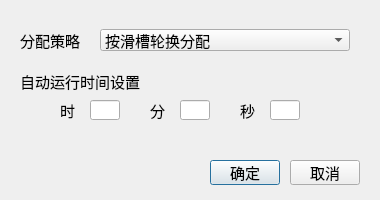
<?xml version="1.0" encoding="UTF-8"?>
<ui version="4.0">
 <class>Policy</class>
 <widget class="QDialog" name="Policy">
  <property name="geometry">
   <rect>
    <x>0</x>
    <y>0</y>
    <width>380</width>
    <height>200</height>
   </rect>
  </property>
  <property name="windowTitle">
   <string>分配策略</string>
  </property>
  <widget class="QComboBox" name="comboBox">
   <property name="geometry">
    <rect>
     <x>100</x>
     <y>29</y>
     <width>250</width>
     <height>22</height>
    </rect>
   </property>
   <property name="font">
    <font>
     <family>黑体</family>
     <pointsize>11</pointsize>
    </font>
   </property>
   <item>
    <property name="text">
     <string>按滑槽轮换分配</string>
    </property>
   </item>
   <item>
    <property name="text">
     <string>按行李均衡分配</string>
    </property>
   </item>
   <item>
    <property name="text">
     <string>按滑槽数量最少分配</string>
    </property>
   </item>
   <item>
    <property name="text">
     <string>按平均分拣用时最短分配</string>
    </property>
   </item>
  </widget>
  <widget class="QLabel" name="label_2">
   <property name="geometry">
    <rect>
     <x>20</x>
     <y>20</y>
     <width>100</width>
     <height>40</height>
    </rect>
   </property>
   <property name="font">
    <font>
     <family>黑体</family>
     <pointsize>11</pointsize>
     <weight>50</weight>
     <italic>false</italic>
     <bold>false</bold>
    </font>
   </property>
   <property name="text">
    <string>分配策略</string>
   </property>
   <property name="alignment">
    <set>Qt::AlignLeading|Qt::AlignLeft|Qt::AlignVCenter</set>
   </property>
  </widget>
  <widget class="QPushButton" name="btnOK">
   <property name="geometry">
    <rect>
     <x>210</x>
     <y>160</y>
     <width>70</width>
     <height>25</height>
    </rect>
   </property>
   <property name="font">
    <font>
     <family>黑体</family>
     <pointsize>11</pointsize>
    </font>
   </property>
   <property name="text">
    <string>确定</string>
   </property>
  </widget>
  <widget class="QPushButton" name="btnCancel">
   <property name="geometry">
    <rect>
     <x>290</x>
     <y>160</y>
     <width>70</width>
     <height>25</height>
    </rect>
   </property>
   <property name="font">
    <font>
     <family>黑体</family>
     <pointsize>11</pointsize>
    </font>
   </property>
   <property name="text">
    <string>取消</string>
   </property>
  </widget>
  <widget class="QLabel" name="label_3">
   <property name="geometry">
    <rect>
     <x>20</x>
     <y>61</y>
     <width>150</width>
     <height>40</height>
    </rect>
   </property>
   <property name="font">
    <font>
     <family>黑体</family>
     <pointsize>11</pointsize>
     <weight>50</weight>
     <italic>false</italic>
     <bold>false</bold>
    </font>
   </property>
   <property name="text">
    <string>自动运行时间设置</string>
   </property>
   <property name="alignment">
    <set>Qt::AlignLeading|Qt::AlignLeft|Qt::AlignVCenter</set>
   </property>
  </widget>
  <widget class="QLineEdit" name="lineEdit">
   <property name="geometry">
    <rect>
     <x>90</x>
     <y>100</y>
     <width>30</width>
     <height>20</height>
    </rect>
   </property>
  </widget>
  <widget class="QLabel" name="label">
   <property name="geometry">
    <rect>
     <x>60</x>
     <y>100</y>
     <width>20</width>
     <height>20</height>
    </rect>
   </property>
   <property name="font">
    <font>
     <family>黑体</family>
     <pointsize>11</pointsize>
    </font>
   </property>
   <property name="text">
    <string>时</string>
   </property>
  </widget>
  <widget class="QLabel" name="label_4">
   <property name="geometry">
    <rect>
     <x>150</x>
     <y>100</y>
     <width>20</width>
     <height>20</height>
    </rect>
   </property>
   <property name="font">
    <font>
     <family>黑体</family>
     <pointsize>11</pointsize>
    </font>
   </property>
   <property name="text">
    <string>分</string>
   </property>
  </widget>
  <widget class="QLabel" name="label_5">
   <property name="geometry">
    <rect>
     <x>240</x>
     <y>100</y>
     <width>20</width>
     <height>20</height>
    </rect>
   </property>
   <property name="font">
    <font>
     <family>黑体</family>
     <pointsize>11</pointsize>
    </font>
   </property>
   <property name="text">
    <string>秒</string>
   </property>
  </widget>
  <widget class="QLineEdit" name="lineEdit_2">
   <property name="geometry">
    <rect>
     <x>180</x>
     <y>100</y>
     <width>30</width>
     <height>20</height>
    </rect>
   </property>
  </widget>
  <widget class="QLineEdit" name="lineEdit_3">
   <property name="geometry">
    <rect>
     <x>270</x>
     <y>100</y>
     <width>30</width>
     <height>20</height>
    </rect>
   </property>
  </widget>
 </widget>
 <layoutdefault spacing="6" margin="11"/>
 <resources/>
 <connections/>
</ui>
